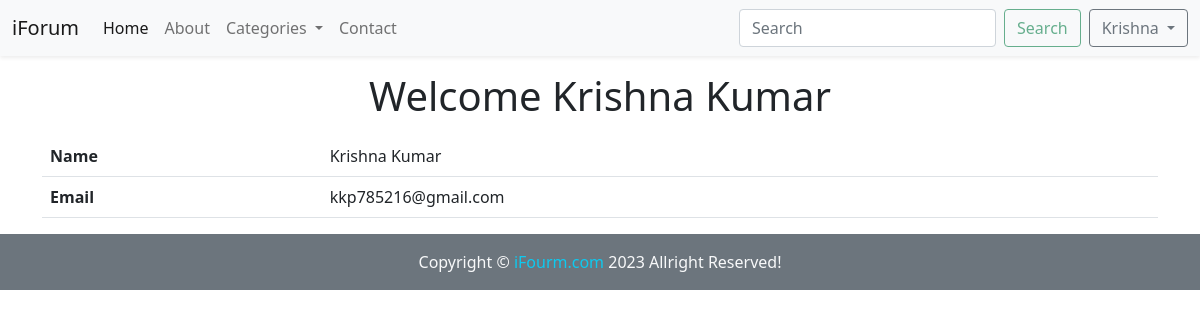
The page /profile.php (signed in) on the database its author committed.
### tables this page shows
CREATE TABLE `myusers` (
  `sno` int(11) NOT NULL,
  `first_name` varchar(16) NOT NULL,
  `last_name` varchar(16) NOT NULL,
  `email` varchar(55) NOT NULL,
  `password` varchar(255) NOT NULL,
  `date` datetime NOT NULL DEFAULT current_timestamp()
);

### profile.php (the view, shortened to what this page needs)
<!DOCTYPE html>
<html lang="en">
<head>
    <link href="https://cdn.jsdelivr.net/npm/bootstrap@5.1.3/dist/css/bootstrap.min.css" rel="stylesheet">
</head>
<body>
    <?php include "partials/_header.php" ?>
    <?php
    $show_details = false;
    if ($conn) {
        if(isset($_SESSION["email"])){
            $show_details = true;
            $session_email = $_SESSION["email"];
            $profileSql = "SELECT * FROM `myusers` WHERE `email` LIKE '$session_email'";
            $profileResult = mysqli_query($conn, $profileSql);
            if ($profileResult) {
                if($row = mysqli_fetch_assoc($profileResult)){
                    $user_firstname = $row["first_name"];
                    $user_lastname = $row["last_name"];
                    $user_email = $row["email"];
                }
            }
        }
    }
    ?>
    <div class="container">
        <?php
        if($show_details){
            echo '<h1 class="my-3 text-center">Welcome '.$user_firstname.' '.$user_lastname.'</h1>
            <table class="table">
                <tbody>
                    <tr>
                        <th scope="row">Name</th>
                        <td>'.$user_firstname.' '.$user_lastname.'</td>
                    </tr>
                    <tr>
                        <th scope="row">Email</th>
                        <td>'.$user_email.'</td>
                    </tr>
                </tbody>
            </table>';
        }
        else{
            echo "Login frist to show profile info!";
        }
        ?>
    </div>
    <?php include "partials/_footer.php" ?>
</body>
</html>

### rows shown on the page
myusers: first_name "Krishna", last_name "Kumar", email "kkp785216@gmail.com"

### other values the page prints
$user_name "Krishna"
